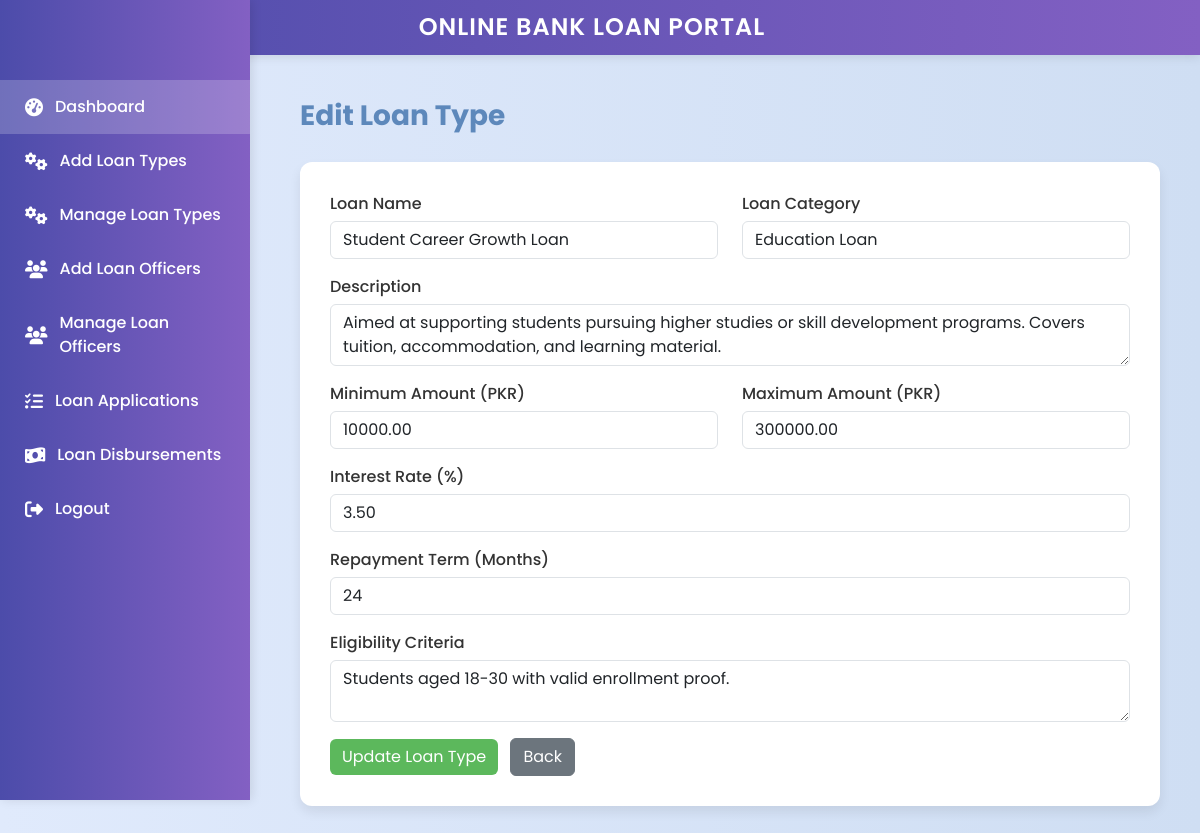
Screenshot of /admin/edit-loan.php?id=10 (signed in) with the database file from the repository.
### tables this page shows
CREATE TABLE `loan_types` (
  `id` int(11) NOT NULL,
  `name` varchar(100) NOT NULL,
  `loan_category` varchar(100) NOT NULL,
  `description` text DEFAULT NULL,
  `min_amount` decimal(10,2) NOT NULL,
  `max_amount` decimal(10,2) NOT NULL,
  `interest_rate` decimal(5,2) NOT NULL,
  `term_months` int(11) NOT NULL,
  `eligibility` text DEFAULT NULL,
  `created_at` timestamp NOT NULL DEFAULT current_timestamp()
);

### admin/edit-loan.php (the view, shortened to what this page needs)
<?php
include '../dbconnection.php';
$loan_id = $_GET['id'];
$stmt = $conn->prepare("SELECT * FROM loan_types WHERE id = ?");
$stmt->execute([$loan_id]);
$loan = $stmt->fetch(PDO::FETCH_ASSOC);
?>
<!DOCTYPE html>
<html lang="en">
<head>
  <link href="https://cdn.jsdelivr.net/npm/bootstrap@5.3.0/dist/css/bootstrap.min.css" rel="stylesheet">
</head>
<body>
<?php include 'sidebar.php'; ?>
<div class="content">
  <div class="form-title">Edit Loan Type</div>
  <form method="POST" class="form-card">
    <div class="row mb-3">
      <div class="col-md-6">
        <label>Loan Name</label>
        <input type="text" name="name" class="form-control" value="<?= htmlspecialchars($loan['name']) ?>" required>
      </div>
      <div class="col-md-6">
        <label>Loan Category</label>
        <select name="loan_category" class="form-control" required>
          <option value="Education Loan" <?= $loan['loan_category'] === 'Education Loan' ? 'selected' : '' ?>>Education Loan</option>
        </select>
      </div>
    </div>
    <div class="mb-3">
      <label>Description</label>
      <textarea name="description" class="form-control" rows="2"><?= htmlspecialchars($loan['description']) ?></textarea>
    </div>
    <div class="row mb-3">
      <div class="col-md-6">
        <label>Minimum Amount (PKR)</label>
        <input type="number" step="0.01" name="min_amount" class="form-control" value="<?= $loan['min_amount'] ?>" required>
      </div>
      <div class="col-md-6">
        <label>Maximum Amount (PKR)</label>
        <input type="number" step="0.01" name="max_amount" class="form-control" value="<?= $loan['max_amount'] ?>" required>
      </div>
    </div>
    <div class="mb-3">
      <label>Interest Rate (%)</label>
      <input type="number" step="0.01" name="interest_rate" class="form-control" value="<?= $loan['interest_rate'] ?>" required>
    </div>
    <div class="mb-3">
      <label>Repayment Term (Months)</label>
      <input type="number" name="term_months" class="form-control" value="<?= $loan['term_months'] ?>" required>
    </div>
    <div class="mb-3">
      <label>Eligibility Criteria</label>
      <textarea name="eligibility" class="form-control" rows="2" required><?= htmlspecialchars($loan['eligibility']) ?></textarea>
    </div>
    <button type="submit" class="btn btn-success">Update Loan Type</button>
    <a href="manage-loan.php" class="btn btn-secondary ms-2">Back</a>
  </form>
</div>
</body>
</html>

### admin/edit-loan.php (style rules this page uses)
body { background: linear-gradient(to right, #e0eafc, #cfdef3); font-family: 'Segoe UI', sans-serif; }
.content { margin-left: 260px; padding: 40px; }
.form-title { font-size: 28px; font-weight: bold; color: #5D88BB; margin-bottom: 25px; }
.form-card { background-color: #ffffff; border-radius: 12px; box-shadow: 0 6px 12px rgba(0,0,0,0.08); padding: 30px; }
label { font-weight: 500; margin-bottom: 5px; color: #333; }
.btn-success { background-color: #5cb85c; border: none; }
.btn-secondary { background-color: #6c757d; }

### admin/sidebar.php (style rules this page uses)
body { font-family: 'Poppins', sans-serif; }

### rows the page displays
loan_types: name "Student Career Growth Loan", loan_category "Education Loan", description "Aimed at supporting students pursuing higher studies or skill development programs. Covers tuition, accommodation, and learning material.", min_amount "10000.00", max_amount "300000.00", interest_rate "3.50", term_months "24", eligibility "Students aged 18-30 with valid enrollment proof."
